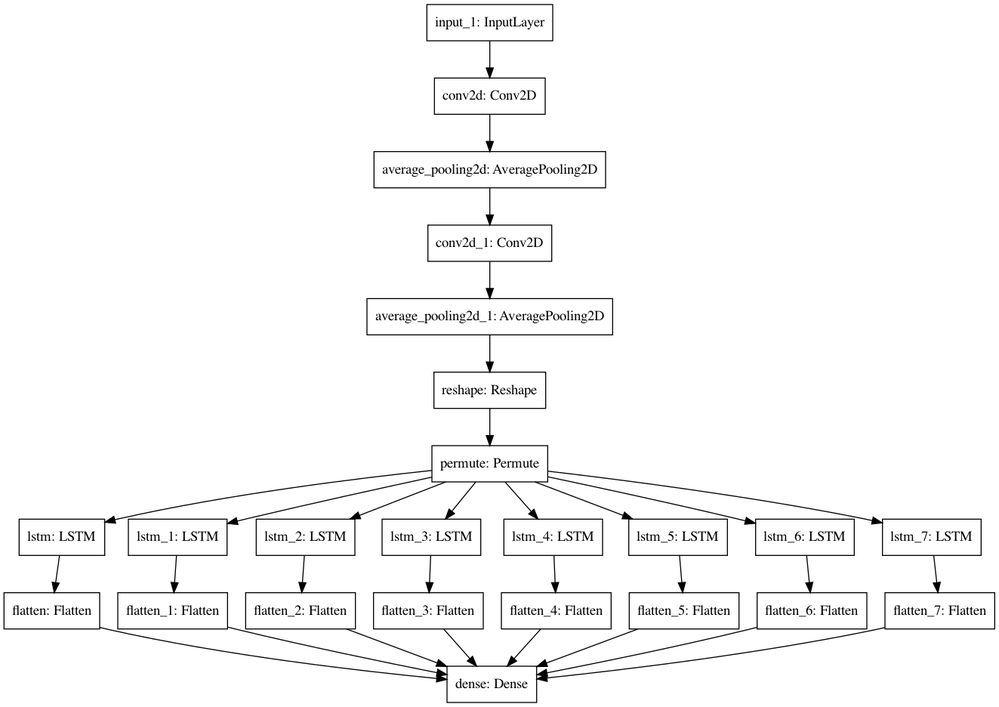
#> input picture notebooks/model.png, 999 x 707 px, shrunk from 1323 x 936 before the run; its folder holds only this picture in this run
$ python -i visualize_rect.py   (imports and definitions only)
#> lines starting #> are read from the running program, lines starting #| are printed output that depends on the picture
#> further down, picture is the input picture: shape (707, 999, 3); min 0, max 255, mean 248.1
from glob import glob

import cv2 as cv
import numpy as np
from tqdm import tqdm


class ExtractRectangle:
    def __init__(self):
        super().__init__()

        self.minLinLength_h = 70
        self.minLinLength_v = 5
        self.maxLineGap = 20

    def is_horizontal(self, line, thresh=5):
        return abs(line[1] - line[3]) <= thresh

    def is_vertical(self, line, thresh=5):
        return abs(line[0] - line[2]) <= thresh

    # [30 lines left out: function get_lines, not called in this run]

    def remove_whitespace(self, img):
        # https://stackoverflow.com/questions/48395434/how-to-crop-or-remove-white-background-from-an-image
        gray = cv.cvtColor(img, cv.COLOR_BGR2GRAY)
        _, threshed = cv.threshold(gray, 200, 255, cv.THRESH_BINARY)
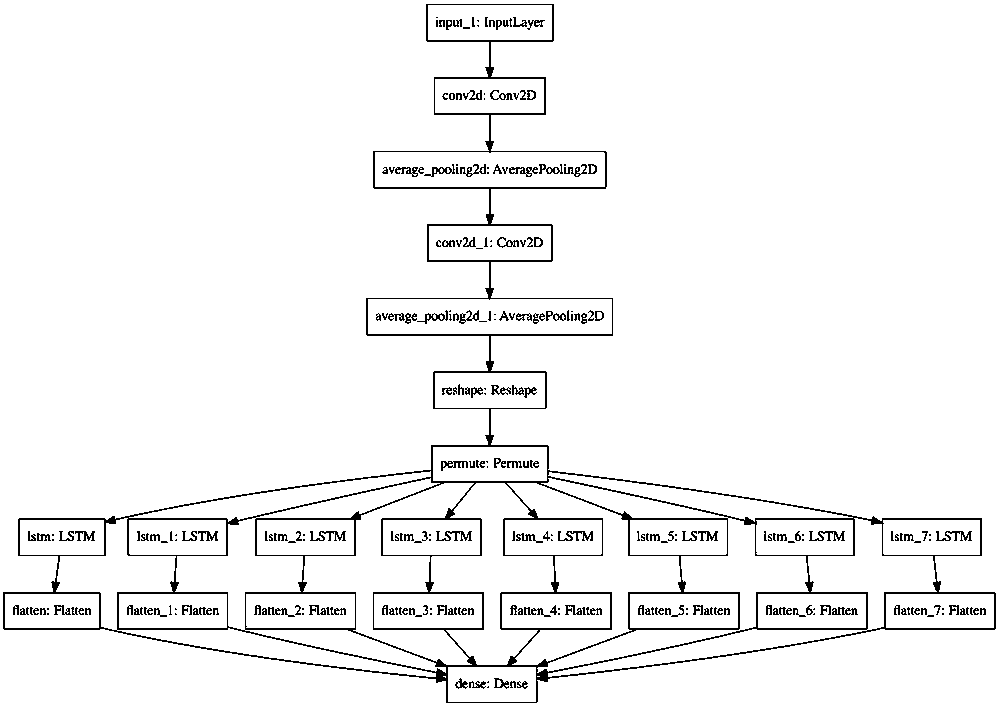
#> threshed: shape (707, 999); 95.8% white; black in thin lines or dots

        kernel = cv.getStructuringElement(cv.MORPH_ELLIPSE, (11, 11))
        morphed = cv.morphologyEx(threshed, cv.MORPH_CLOSE, kernel)
#> morphed: shape (707, 999); every value is 255

        cnts = cv.findContours(morphed, cv.RETR_EXTERNAL, cv.CHAIN_APPROX_SIMPLE)[-2]
#> cnts = [[[0, 0], [0, 706], [998, 706], [998, 0]]]
        cnt = sorted(cnts, key=cv.contourArea)[-1]
#> cnt = [[0, 0], [0, 706], [998, 706], [998, 0]]

        x, y, w, h = cv.boundingRect(cnt)
#> x = 0; y = 0; w = 999; h = 707
        dst = img[y : y + h, x : x + w]
        return dst

    # [54 lines left out: function process_image, not called in this run]


# [13 lines not run here, left out]

>>> import cv2
>>> picture = cv2.imread('notebooks/model.png')
>>> result = ExtractRectangle().remove_whitespace(picture)
